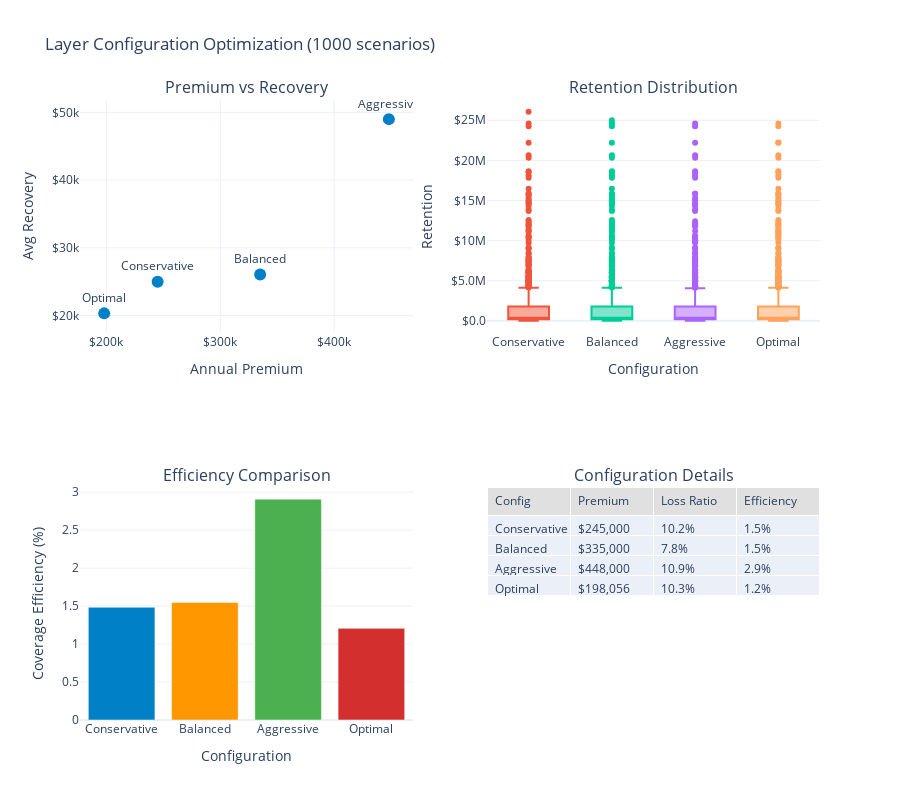

The notebook cell this image was saved under:
### Markdown cell above
## 2. Layer Optimization Analysis

### Code cell
def optimize_layer_attachments(target_retention_ratio=0.2, n_scenarios=1000):
    """Find optimal layer attachment points."""
    
    # Generate loss scenarios
    loss_generator = ManufacturingLossGenerator(
        attritional_params={
            'base_frequency': 5.0,
            'severity_mean': 50_000,
            'severity_cv': 0.8
        },
        large_params={
            'base_frequency': 0.5,
            'severity_mean': 2_000_000,
            'severity_cv': 1.2
        },
        catastrophic_params={
            'base_frequency': 0.02,
            'severity_xm': 10_000_000,
            'severity_alpha': 2.5
        },
        seed=42
    )
    
    annual_losses = []
    for _ in range(n_scenarios):
        events, stats = loss_generator.generate_losses(duration=1.0, revenue=10_000_000)
        annual_losses.append(stats['total_amount'])
    
    annual_losses = np.array(annual_losses)
    
    # Calculate percentiles for attachment points
    percentiles = [50, 75, 90, 95, 99, 99.5]
    attachment_points = {}
    
    for p in percentiles:
        attachment_points[f'{p}th percentile'] = np.percentile(annual_losses, p)
    
    # Test different layer configurations
    configurations = [
        {'name': 'Conservative', 'attachments': [0, 1_000_000, 5_000_000], 
         'limits': [1_000_000, 4_000_000, 20_000_000],
         'rates': [0.025, 0.015, 0.008]},
        {'name': 'Balanced', 'attachments': [0, 5_000_000, 25_000_000],
         'limits': [5_000_000, 20_000_000, 25_000_000],
         'rates': [0.015, 0.008, 0.004]},
        {'name': 'Aggressive', 'attachments': [1_000_000, 10_000_000, 50_000_000],
         'limits': [9_000_000, 40_000_000, 50_000_000],
         'rates': [0.012, 0.006, 0.002]},
        {'name': 'Optimal', 'attachments': [0, attachment_points['90th percentile'], attachment_points['99th percentile']],
         'limits': [attachment_points['90th percentile'], 
                   attachment_points['99th percentile'] - attachment_points['90th percentile'],
                   attachment_points['99.5th percentile'] - attachment_points['99th percentile']],
         'rates': [0.018, 0.009, 0.003]}
    ]
    
    results = []
    
    for config in configurations:
        layers = [
            EnhancedInsuranceLayer(config['attachments'][i], config['limits'][i], config['rates'][i])
            for i in range(3)
        ]
        program = InsuranceProgram(layers)
        
        total_premium = program.calculate_annual_premium()
        recoveries = []
        retentions = []
        
        for loss in annual_losses:
            recovery_details = program.process_claim(loss)
            total_recovery = recovery_details['insurance_recovery']
            recoveries.append(total_recovery)
            retentions.append(loss - total_recovery)
        
        results.append({
            'Configuration': config['name'],
            'Premium': total_premium,
            'Avg Recovery': np.mean(recoveries),
            'Avg Retention': np.mean(retentions),
            'Max Retention': np.max(retentions),
            '95% VaR Retention': np.percentile(retentions, 95),
            'Loss Ratio': np.mean(recoveries) / total_premium if total_premium > 0 else 0,
            'Efficiency': np.mean(recoveries) / np.mean(annual_losses)
        })
    
    results_df = pd.DataFrame(results)
    
    # Create comparison visualization
    fig = make_subplots(
        rows=2, cols=2,
        subplot_titles=(
            'Premium vs Recovery',
            'Retention Distribution',
            'Efficiency Comparison',
            'Configuration Details'
        ),
        specs=[
            [{'type': 'scatter'}, {'type': 'box'}],
            [{'type': 'bar'}, {'type': 'table'}]
        ]
    )
    
    # Premium vs Recovery
    fig.add_trace(
        go.Scatter(
            x=results_df['Premium'],
            y=results_df['Avg Recovery'],
            mode='markers+text',
            text=results_df['Configuration'],
            textposition='top center',
            marker=dict(size=12, color=WSJ_COLORS['blue'])
        ),
        row=1, col=1
    )
    
    # Retention distribution
    for config in configurations:
        layers = [
            EnhancedInsuranceLayer(config['attachments'][i], config['limits'][i], config['rates'][i])
            for i in range(3)
        ]
        program = InsuranceProgram(layers)
        retentions = []
        for loss in annual_losses:
            recovery_details = program.process_claim(loss)
            total_recovery = recovery_details['insurance_recovery']
            retentions.append(loss - total_recovery)
        
        fig.add_trace(
            go.Box(
                y=retentions,
                name=config['name'],
                showlegend=False
            ),
            row=1, col=2
        )
    
    # Efficiency comparison
    fig.add_trace(
        go.Bar(
            x=results_df['Configuration'],
            y=results_df['Efficiency'] * 100,
            marker_color=[WSJ_COLORS['blue'], WSJ_COLORS['orange'], 
                         WSJ_COLORS['green'], WSJ_COLORS['red']]
        ),
        row=2, col=1
    )
    
    # Configuration details table
    fig.add_trace(
        go.Table(
            header=dict(
                values=['Config', 'Premium', 'Loss Ratio', 'Efficiency'],
                fill_color=WSJ_COLORS['light_gray'],
                align='left'
            ),
            cells=dict(
                values=[
                    results_df['Configuration'],
                    ['${:,.0f}'.format(x) for x in results_df['Premium']],
                    ['{:.1f}%'.format(x*100) for x in results_df['Loss Ratio']],
                    ['{:.1f}%'.format(x*100) for x in results_df['Efficiency']]
                ],
                align='left'
            )
        ),
        row=2, col=2
    )
    
    # Update layout
    fig.update_layout(
        height=800,
        showlegend=False,
        title_text=f"Layer Configuration Optimization ({n_scenarios} scenarios)",
        template='plotly_white'
    )
    
    fig.update_xaxes(title_text="Annual Premium", row=1, col=1, tickformat='$.2s')
    fig.update_xaxes(title_text="Configuration", row=1, col=2)
    fig.update_xaxes(title_text="Configuration", row=2, col=1)
    
    fig.update_yaxes(title_text="Avg Recovery", row=1, col=1, tickformat='$.2s')
    fig.update_yaxes(title_text="Retention", row=1, col=2, tickformat='$.2s')
    fig.update_yaxes(title_text="Coverage Efficiency (%)", row=2, col=1)
    
    fig.show()
    
    # Print optimization results
    print("\nOptimization Results:")
    print("="*70)
    print(results_df.to_string(index=False))
    
    print("\nRecommended Attachment Points (based on loss distribution):")
    print("-"*70)
    for p, value in attachment_points.items():
        print(f"{p:<20} ${value:,.0f}")
    
    # Find best configuration
    best_idx = results_df['Efficiency'].idxmax()
    print(f"\nBest Configuration: {results_df.loc[best_idx, 'Configuration']}")
    print(f"Coverage Efficiency: {results_df.loc[best_idx, 'Efficiency']*100:.1f}%")
    print(f"Annual Premium: ${results_df.loc[best_idx, 'Premium']:,.0f}")

# Run optimization
optimize_layer_attachments(target_retention_ratio=0.2, n_scenarios=1000)

### Figure 1 — Plotly figure (JSON) as saved in the notebook; plotly's stock layout.template omitted (floating-point values rounded to 4 significant figures; data arrays with more than 128 entries replaced by an {"elided": "..."} marker saying what was removed)
{"data": [{"marker": {"color": "#0080C7", "size": 12}, "mode": "markers+text", "text": ["Conservative", "Balanced", "Aggressive", "Optimal"], "textposition": "top center", "type": "scatter", "x": [245000.0, 335000.0, 448000.0, 198100.0], "xaxis": "x", "y": [25000.0, 26080.0, 49000.0, 20330.0], "yaxis": "y"}, {"name": "Conservative", "showlegend": false, "type": "box", "xaxis": "x2", "y": {"elided": "1000 float values"}, "yaxis": "y2"}, {"name": "Balanced", "showlegend": false, "type": "box", "xaxis": "x2", "y": {"elided": "1000 float values"}, "yaxis": "y2"}, {"name": "Aggressive", "showlegend": false, "type": "box", "xaxis": "x2", "y": {"elided": "1000 float values"}, "yaxis": "y2"}, {"name": "Optimal", "showlegend": false, "type": "box", "xaxis": "x2", "y": {"elided": "1000 float values"}, "yaxis": "y2"}, {"marker": {"color": ["#0080C7", "#FF9800", "#4CAF50", "#D32F2F"]}, "type": "bar", "x": ["Conservative", "Balanced", "Aggressive", "Optimal"], "xaxis": "x3", "y": [1.484, 1.548, 2.908, 1.207], "yaxis": "y3"}, {"cells": {"align": "left", "values": [["Conservative", "Balanced", "Aggressive", "Optimal"], ["$245,000", "$335,000", "$448,000", "$198,056"], ["10.2%", "7.8%", "10.9%", "10.3%"], ["1.5%", "1.5%", "2.9%", "1.2%"]]}, "domain": {"x": [0.55, 1], "y": [0, 0.375]}, "header": {"align": "left", "fill": {"color": "#E0E0E0"}, "values": ["Config", "Premium", "Loss Ratio", "Efficiency"]}, "type": "table"}], "layout": {"annotations": [{"font": {"size": 16}, "showarrow": false, "text": "Premium vs Recovery", "x": 0.225, "xanchor": "center", "xref": "paper", "y": 1, "yanchor": "bottom", "yref": "paper"}, {"font": {"size": 16}, "showarrow": false, "text": "Retention Distribution", "x": 0.775, "xanchor": "center", "xref": "paper", "y": 1, "yanchor": "bottom", "yref": "paper"}, {"font": {"size": 16}, "showarrow": false, "text": "Efficiency Comparison", "x": 0.225, "xanchor": "center", "xref": "paper", "y": 0.375, "yanchor": "bottom", "yref": "paper"}, {"font": {"size": 16}, "showarrow": false, "text": "Configuration Details", "x": 0.775, "xanchor": "center", "xref": "paper", "y": 0.375, "yanchor": "bottom", "yref": "paper"}], "height": 800, "showlegend": false, "title": {"text": "Layer Configuration Optimization (1000 scenarios)"}, "xaxis": {"anchor": "y", "domain": [0, 0.45], "tickformat": "$.2s", "title": {"text": "Annual Premium"}}, "xaxis2": {"anchor": "y2", "domain": [0.55, 1], "title": {"text": "Configuration"}}, "xaxis3": {"anchor": "y3", "domain": [0, 0.45], "title": {"text": "Configuration"}}, "yaxis": {"anchor": "x", "domain": [0.625, 1], "tickformat": "$.2s", "title": {"text": "Avg Recovery"}}, "yaxis2": {"anchor": "x2", "domain": [0.625, 1], "tickformat": "$.2s", "title": {"text": "Retention"}}, "yaxis3": {"anchor": "x3", "domain": [0, 0.375], "title": {"text": "Coverage Efficiency (%)"}}}}
